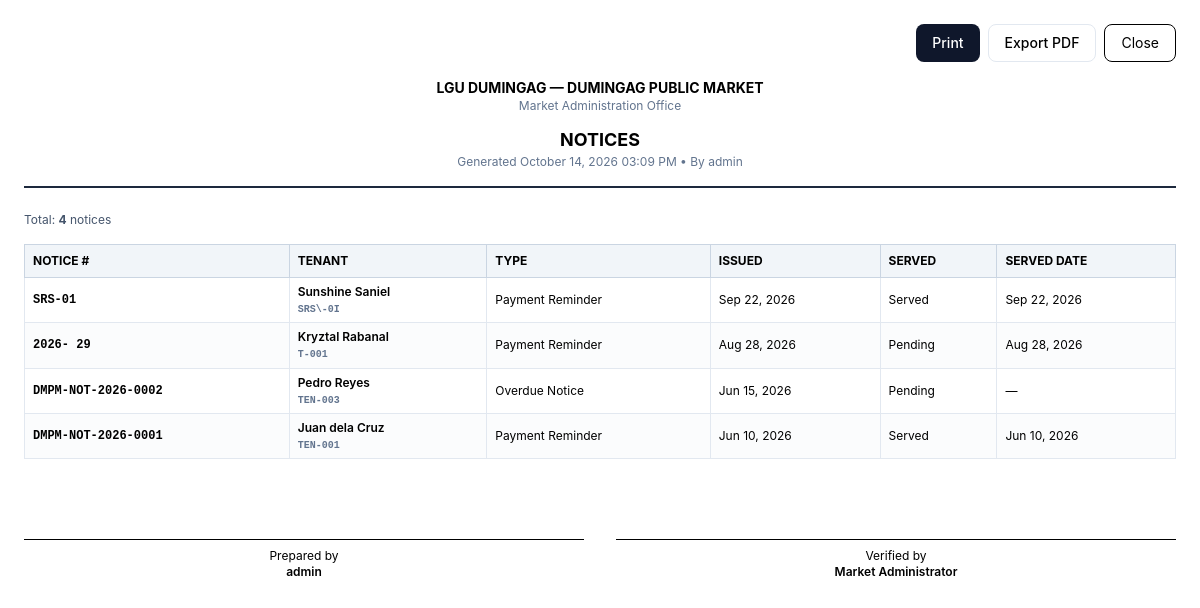
Page /notices/print/ (signed in) on the committed database.
### core/models.py (models this page shows, shortened)
class SystemSetting(models.Model):
    PENALTY_TYPE_CHOICES = [
        ('fixed', 'Fixed'),
        ('percentage', 'Percentage'),
    ]
    municipality_name = models.CharField(max_length=200)
    market_name = models.CharField(max_length=200)
    office_name = models.CharField(max_length=200)
    receipt_prefix = models.CharField(max_length=20)
    default_due_day = models.PositiveIntegerField(default=5)
    penalty_type = models.CharField(max_length=20, choices=PENALTY_TYPE_CHOICES, default='percentage')
    penalty_value = models.DecimalField(max_digits=10, decimal_places=2, default=0)
    grace_period = models.PositiveIntegerField(default=5)
    logo = models.ImageField(upload_to='logos/', blank=True, null=True)
    theme_color = models.CharField(max_length=7, default='#003366')
    terms_and_conditions = models.TextField(
        default=DEFAULT_CONTRACT_TERMS,
        blank=True,
        help_text='One clause per line. Printed on every rental contract.',
    )
    class Meta:
        verbose_name = 'System Setting'
        verbose_name_plural = 'System Settings'

class Notice(models.Model):
    NOTICE_TYPE_CHOICES = [
        ('Payment Reminder', 'Payment Reminder'),
        ('Overdue Notice', 'Overdue Notice'),
        ('Final Demand', 'Final Demand'),
        ('Vacancy Notice', 'Vacancy Notice'),
    ]
    tenant = models.ForeignKey(Tenant, on_delete=models.CASCADE, related_name='notices')
    notice_type = models.CharField(max_length=30, choices=NOTICE_TYPE_CHOICES)
    notice_number = models.CharField(max_length=50, unique=True)
    date_issued = models.DateField()
    is_served = models.BooleanField(default=False)
    served_date = models.DateField(null=True, blank=True)
    remarks = models.TextField(blank=True)
    content = models.TextField()
    created_at = models.DateTimeField(auto_now_add=True)
    class Meta:
        ordering = ['-date_issued']

class Tenant(models.Model):
    STATUS_CHOICES = [
        ('Active', 'Active'),
        ('Inactive', 'Inactive'),
        ('Suspended', 'Suspended'),
        ('Terminated', 'Terminated'),
    ]
    tenant_id = models.CharField(max_length=20, unique=True)
    user = models.OneToOneField(User, on_delete=models.SET_NULL, null=True, blank=True, related_name='tenant')
    full_name = models.CharField(max_length=200)
    first_name = models.CharField(max_length=100, blank=True)
    middle_name = models.CharField(max_length=100, blank=True)
    last_name = models.CharField(max_length=100, blank=True)
    address = models.TextField()
    street = models.CharField(max_length=200, blank=True)
    barangay = models.CharField(max_length=100, blank=True)
    municipality = models.CharField(max_length=100, blank=True)
    province = models.CharField(max_length=100, blank=True)
    contact_number = models.CharField(max_length=20)
    email = models.EmailField(blank=True)
    valid_id_type = models.CharField(max_length=100, blank=True)
    valid_id_number = models.CharField(max_length=100, blank=True)
    valid_id_image = models.ImageField(upload_to='tenant_ids/', blank=True, null=True)
    business_name = models.CharField(max_length=200, blank=True)
    business_type = models.CharField(max_length=100, blank=True)
    emergency_contact_name = models.CharField(max_length=200, blank=True)
    emergency_contact_number = models.CharField(max_length=20, blank=True)
    status = models.CharField(max_length=20, choices=STATUS_CHOICES, default='Active')
    date_registered = models.DateField(auto_now_add=True)
    notes = models.TextField(blank=True)
    created_at = models.DateTimeField(auto_now_add=True)
    updated_at = models.DateTimeField(auto_now=True)
    class Meta:
        ordering = ['full_name']

### core/views/notices.py (the view, shortened to what this page needs)
# urls.py: path('notices/print/', notice_list_print, name='notice_list_print'),
@login_required
def notice_list_print(request):
    notices = Notice.objects.select_related('tenant').all().order_by('-date_issued', '-created_at')
    if get_user_role(request.user) == 'tenant':
        notices = notices.filter(tenant__user=request.user)
    type_filter = request.GET.get('type')
    date_from = request.GET.get('date_from')
    date_to = request.GET.get('date_to')
    search_query = (request.GET.get('search') or '').strip()
    if type_filter:
        notices = notices.filter(notice_type=type_filter)
    if date_from:
        notices = notices.filter(date_issued__gte=date_from)
    if date_to:
        notices = notices.filter(date_issued__lte=date_to)
    context = {
        'notices': notices,
        'search_query': search_query,
        'type_filter': type_filter,
        'date_from': date_from,
        'date_to': date_to,
        'system_settings': SystemSetting.objects.first(),
        'user': request.user,
        'now': __import__('django.utils.timezone', fromlist=['now']).now(),
    }
    return render(request, 'notices/print_list.html', context)

### core/context_processors.py (called while the page is built)
def system_settings(request):
    settings = SystemSetting.objects.first()
    return {'system_settings': settings}

def static_version(request):
    try:
        mtime = int((settings.BASE_DIR / "static" / "css" / "output.css").stat().st_mtime)
    except OSError:
        mtime = ""
    return {"STATIC_VERSION": mtime}

### core/permissions.py (called while the page is built)
def get_user_role(user):
    try:
        return user.profile.role
    except Exception:
        if user.is_superuser:
            return 'admin'
        return None

### templates/notices/print_list.html (shortened to what this page needs)
{% load static humanize %}<!DOCTYPE html>
<html lang="en">
<head>
  <link rel="stylesheet" href="{% static 'css/output.css' %}?v={{ STATIC_VERSION }}">
</head>
<body class="bg-white p-6 font-sans">
  <div class="max-w-6xl mx-auto">
    <div class="no-print mb-4 flex justify-end gap-2">
      <button onclick="window.print()" class="rounded-lg bg-slate-900 px-4 py-2 text-sm font-medium text-white">Print</button>
      <a href="{% url 'notice_list_export_pdf' %}?{{ request.GET.urlencode }}" class="rounded-lg border border-slate-200 bg-white px-4 py-2 text-sm font-medium">Export PDF</a>
      <button onclick="window.close()" class="rounded-lg border px-4 py-2 text-sm">Close</button>
    </div>
    <div class="text-center border-b-2 border-slate-800 pb-4 mb-6">
      <h1 class="text-sm font-bold uppercase">{{ system_settings.municipality_name|default:"Municipality" }} — {{ system_settings.market_name|default:"Public Market" }}</h1>
      <p class="text-xs text-slate-500">{{ system_settings.office_name|default:"" }}</p>
      <h2 class="mt-3 text-lg font-bold uppercase">Notices</h2>
      <p class="text-xs text-slate-500">Generated {{ now|date:"F d, Y h:i A" }} • By {{ user.get_full_name|default:user.username }}{% if search_query %} • Search: "{{ search_query }}"{% endif %}</p>
    </div>
    <div class="mb-4 text-xs text-slate-600">Total: <strong>{{ notices.count }}</strong> notices</div>
    <table class="w-full border-collapse text-xs">
      <thead><tr class="bg-slate-100">
        <th class="border border-slate-300 px-2 py-2 text-left uppercase">Notice #</th>
        <th class="border border-slate-300 px-2 py-2 text-left uppercase">Tenant</th>
        <th class="border border-slate-300 px-2 py-2 text-left uppercase">Type</th>
        <th class="border border-slate-300 px-2 py-2 text-left uppercase">Issued</th>
        <th class="border border-slate-300 px-2 py-2 text-left uppercase">Served</th>
        <th class="border border-slate-300 px-2 py-2 text-left uppercase">Served Date</th>
      </tr></thead>
      <tbody>
        {% for n in notices %}
        <tr class="even:bg-slate-50/50">
          <td class="border border-slate-200 px-2 py-1.5 font-mono font-bold">{{ n.notice_number }}</td>
          <td class="border border-slate-200 px-2 py-1.5 font-semibold">{{ n.tenant.full_name }}<br><span class="font-mono text-[10px] text-slate-500">{{ n.tenant.tenant_id }}</span></td>
          <td class="border border-slate-200 px-2 py-1.5">{{ n.get_notice_type_display }}</td>
          <td class="border border-slate-200 px-2 py-1.5">{{ n.date_issued|date:"M d, Y" }}</td>
          <td class="border border-slate-200 px-2 py-1.5">{% if n.is_served %}Served{% else %}Pending{% endif %}</td>
          <td class="border border-slate-200 px-2 py-1.5">{{ n.served_date|date:"M d, Y"|default:"—" }}</td>
        </tr>
        {% empty %}<tr><td colspan="6" class="border text-center py-4 text-slate-400">No notices found</td></tr>{% endfor %}
      </tbody>
    </table>
    <div class="mt-8 grid grid-cols-2 gap-8 text-center text-xs"><div class="border-t pt-2 mt-12">Prepared by<br><span class="font-semibold">{{ user.get_full_name|default:user.username }}</span></div><div class="border-t pt-2 mt-12">Verified by<br><span class="font-semibold">Market Administrator</span></div></div>
  </div>
</body>
</html>

### rows in the picture
SystemSetting: municipality_name "LGU DUMINGAG", market_name "DUMINGAG PUBLIC MARKET", office_name "Market Administration Office"
Notice: notice_number "SRS-01", tenant.full_name "Sunshine Saniel", tenant.tenant_id "SRS\\-0I", notice_type "Payment Reminder", date_issued "Sep 22, 2026", is_served "Served", served_date "Sep 22, 2026"
Notice: notice_number "2026- 29", tenant.full_name "Kryztal Rabanal", tenant.tenant_id "T-001", notice_type "Payment Reminder", date_issued "Aug 28, 2026", is_served "Pending", served_date "Aug 28, 2026"
Notice: notice_number "DMPM-NOT-2026-0002", tenant.full_name "Pedro Reyes", tenant.tenant_id "TEN-003", notice_type "Overdue Notice", date_issued "Jun 15, 2026", is_served "Pending", served_date "—"
Notice: notice_number "DMPM-NOT-2026-0001", tenant.full_name "Juan dela Cruz", tenant.tenant_id "TEN-001", notice_type "Payment Reminder", date_issued "Jun 10, 2026", is_served "Served", served_date "Jun 10, 2026"

### other values in the picture
{{ now|date:"F d, Y h:i A" }} "October 14, 2026 03:09 PM"
{{ user.get_full_name|default:user.username }} "admin"
{{ notices.count }} "4"
